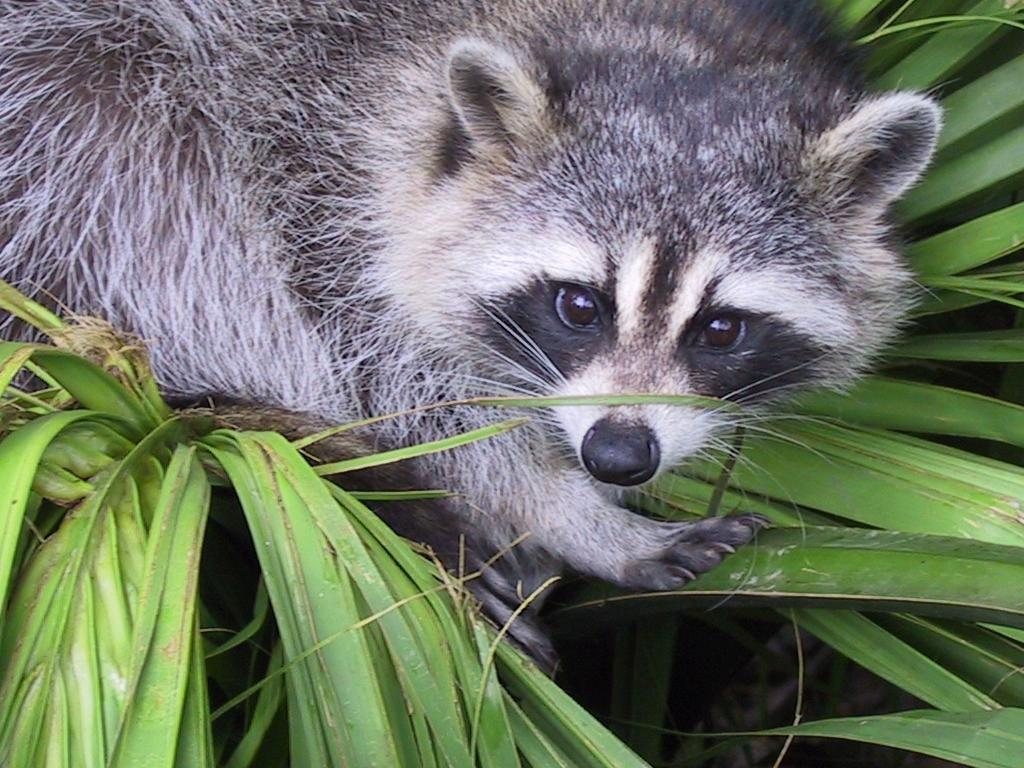
#> input picture 1_Array/ex04/animal.jpeg, 1024 x 768 px
$ python rotate.py
#> lines starting #> are read from the running program, lines starting #| are printed output that depends on the picture
### 1_Array/ex04/load_image.py
"""1_Array ex04"""
# https://pillow.readthedocs.io/en/stable/handbook/tutorial.html


import numpy as np
from PIL import Image
import os


def channel(mode: str) -> int:
    """Return nb of channels for a given mode"""
    toChannel = {
        "1": 1,
        "L": 1,
        "P": 1,
        "RGB": 3,
        "RGBA": 4,
        "CMYK": 4,
        "YCbCr": 3,
        "LAB": 3,
    }
    return toChannel.get(mode, 0)


# [18 lines left out: function ft_load, not called in this run]

### 1_Array/ex04/rotate.py
"""1_Array ex04"""

# https://pillow.readthedocs.io/en/stable/reference/Image.html#PIL.Image.Image.transpose

import numpy as np
import sys
from load_image import channel
from PIL import Image


def formatPrinting(arr):
    """Just change format of printing an array for visibility"""
    print(f'{arr[0, 0]}\n{arr[0, 1]}\n{arr[0, 2]}')
    print('...')
    print(f'{arr[-1, -3]}\n{arr[-1, -2]}\n{arr[-1, -1]}')


def myTranspose(img: Image) -> Image:
    """Transpose 90°"""
    width, height = img.size
    trans = Image.new('L', (height, width))

    originPix = img.load()
    transPix = trans.load()

    for x in range(width):
        for y in range(height):
            transPix[y, x] = originPix[x, y]
    return trans


def main():
    """Main function"""
    try:
        try:
            imgBefore = Image.open("./animal.jpeg")
#> imgBefore is the input picture: PIL image 1024x768 RGB; mean R, G, B 110.7, 117.7, 102.1
        except Exception:
            sys.exit("could not open image")

        imgCrop = imgBefore.crop((450, 100, 850, 500))
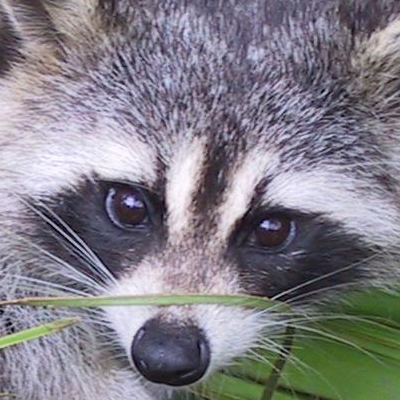
#> imgCrop: PIL image 400x400 RGB; mean R, G, B 129.9, 127, 135.2
        rotate = imgCrop.convert('L')
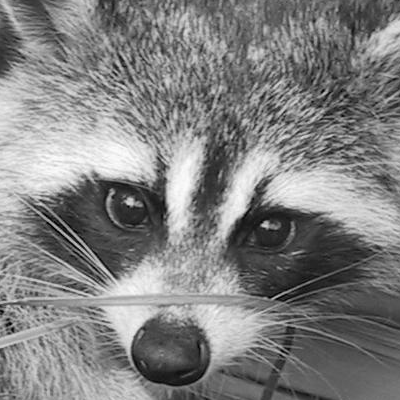
#> rotate: PIL image 400x400 L; min 0, max 253, mean 128.8
        # rotate = rotate.transpose(2)
        # rotate.save('./rotate.jpeg')

        norm = f'({rotate.size[1]}, {rotate.size[0]}, {channel(rotate.mode)})'
#> norm = '(400, 400, 1)'
        print(f'New shape of image is: {norm} or {rotate.size}')
#| New shape of image is: (400, 400, 1) or (400, 400)
        pix = np.array(rotate)
        formatPrinting(pix)
#| 163
#| 176
#| 188
#| 120
#| 118
#| 118
        # print(pix)

        final = myTranspose(rotate)
#> in myTranspose, `trans = Image.new('L', (height, width))`: trans: PIL image 400x400 L; every value is 0
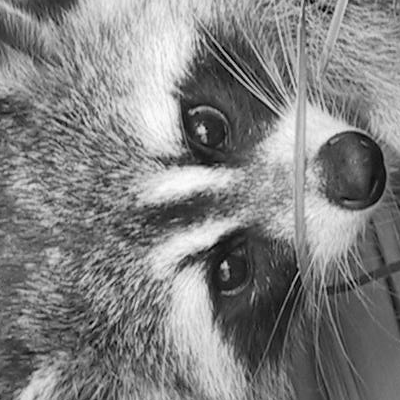
#> final: PIL image 400x400 L; min 0, max 253, mean 128.8
        final.save('./rotate.jpeg')
        print(f'New shape after Transpose: {final.size}')
#| New shape after Transpose: (400, 400)
        finalTrans = np.array(final)
        print(finalTrans)
#> (printed output is left out)

    except Exception as e:
        print(f"Error: {e}")


if __name__ == "__main__":
    main()
